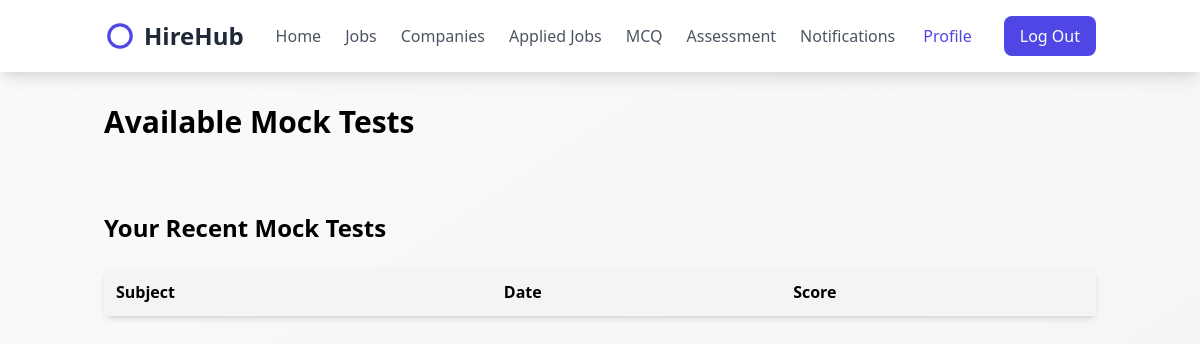
Before: /mock-tests/ (signed in) with the older database file.
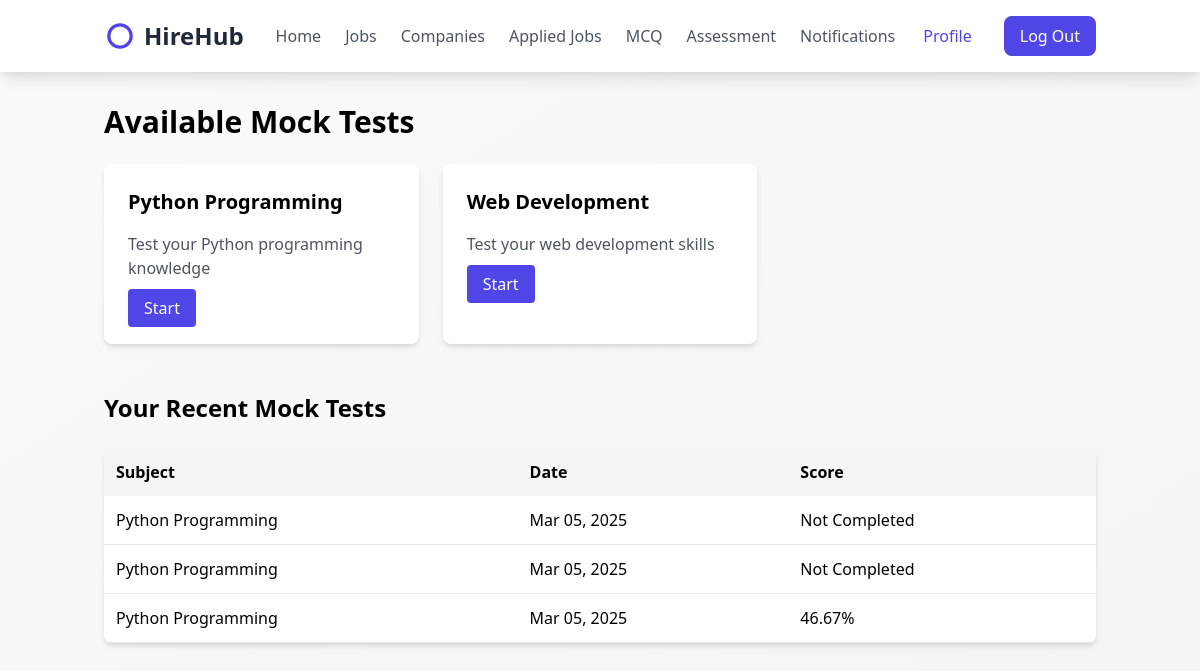
After: the same page with the newer database file.
### college_admin/models.py (models this page shows, shortened)
class Subject(models.Model):
    name = models.CharField(max_length=100)
    description = models.TextField(blank=True, null=True)

class MockTest(models.Model):
    user = models.ForeignKey(CustomUser, on_delete=models.CASCADE)
    subject = models.ForeignKey(Subject, on_delete=models.CASCADE)
    total_questions = models.IntegerField(default=15)
    start_time = models.DateTimeField(auto_now_add=True)
    end_time = models.DateTimeField(null=True, blank=True)
    score = models.FloatField(null=True, blank=True)

### students/views.py (the view)
# urls.py: path('mock-tests/', mock_test_list, name='mock_test_list'),
@login_required
def mock_test_list(request):
    subjects = Subject.objects.annotate(
        question_count=Count('question')
    ).filter(question_count__gte=15)
    mock_tests = MockTest.objects.filter(user=request.user).order_by('-start_time')
    return render(request, 'mock_test_list.html', {
        'subjects': subjects,
        'mock_tests': mock_tests
    })

### students/templates/mock_test_list.html
{% extends 'student_home.html' %}
{% block user %}
<div class="container mx-auto px-4 py-8">
    <h1 class="text-3xl font-bold mb-6">Available Mock Tests</h1>
    <div class="grid md:grid-cols-3 gap-6">
        {% for subject in subjects %}
        <div class="bg-white shadow-md rounded-lg p-6">
            <h2 class="text-xl font-semibold mb-4">{{ subject.name }}</h2>
            <p class="text-gray-600 mb-4">{{ subject.description }}</p>
            <a href="{% url 'start_mock_test' subject.id %}"
               class="w-full bg-indigo-600 text-white py-2 px-4 rounded hover:bg-indigo-700 transition">
                Start
            </a>
        </div>
        {% endfor %}
    </div>
    <div class="mt-12">
        <h2 class="text-2xl font-bold mb-6">Your Recent Mock Tests</h2>
        <div class="bg-white shadow-md rounded-lg">
            <table class="w-full">
                <thead>
                    <tr class="bg-gray-100">
                        <th class="p-3 text-left">Subject</th>
                        <th class="p-3 text-left">Date</th>
                        <th class="p-3 text-left">Score</th>
                    </tr>
                </thead>
                <tbody>
                    {% for test in mock_tests %}
                    <tr class="border-b">
                        <td class="p-3">{{ test.subject.name }}</td>
                        <td class="p-3">{{ test.start_time|date:"M d, Y" }}</td>
                        <td class="p-3">
                            {% if test.score is not None %}
                                {{ test.score|floatformat:2 }}%
                            {% else %}
                                Not Completed
                            {% endif %}
                        </td>
                    </tr>
                    {% endfor %}
                </tbody>
            </table>
        </div>
    </div>
</div>
{% endblock %}

Changed rows visible on the page:
added Subject: name "Python Programming", description "Test your Python programming knowledge"
added Subject: name "Web Development", description "Test your web development skills"
added MockTest: subject.name "Python Programming", start_time "Mar 05, 2025", shows "Not Completed"
added MockTest: subject.name "Python Programming", start_time "Mar 05, 2025", shows "Not Completed"
added MockTest: subject.name "Python Programming", start_time "Mar 05, 2025", score "46.67"
